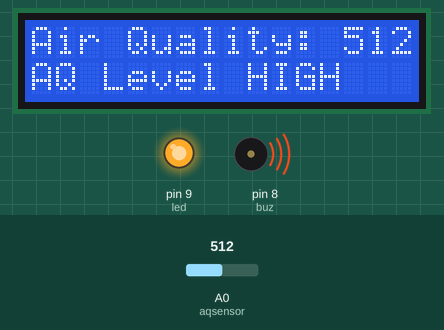
Simulated run of this sketch. Board: Arduino Uno, built with avr-gcc and run on an emulated ATmega328P. Shown: 16×2 character LCD, output pins drawn as LEDs (lit = HIGH), buzzer (waves = sounding). The test bench sets the inputs (shaded band); at power-on: A0 (aqsensor) = 512. What the sketch prints to the serial monitor is not drawn.

Above: at 2.2 s.
2.3 s: A0 (aqsensor) set to 264
At 3.9 s:
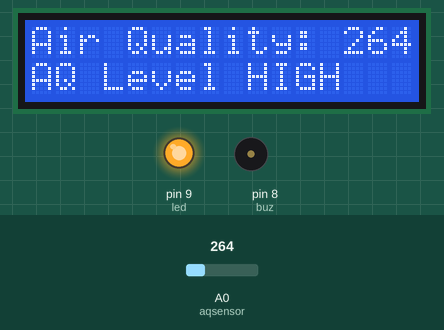
4.9 s: A0 (aqsensor) set to 238
At 6.1 s:
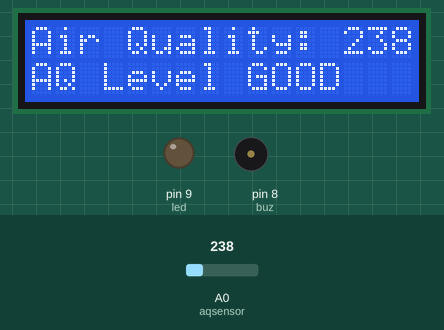
6.6 s: A0 (aqsensor) set to 260
At 7.9 s:
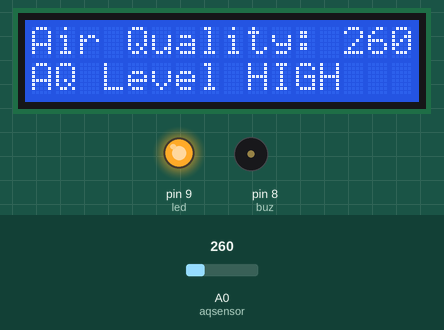
Timing chart, 0 to 14.9 s (numbered marks = the images above; inputs shaded):
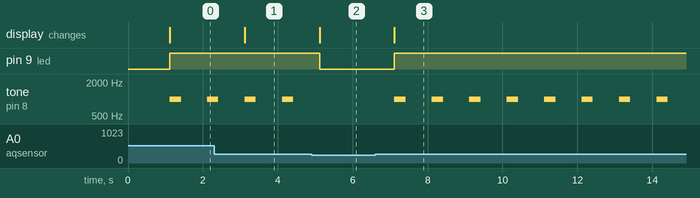

The sketch:

AQI.ino
```cpp
#include <Wire.h>
#include <LiquidCrystal_I2C.h>
LiquidCrystal_I2C lcd(0x27,16,2);

const int buz = 8;
const int led = 9;
const int aqsensor = A0;
int threshold = 250;
unsigned long last = 0;
unsigned long interval = 1000;

void setup() {
  pinMode(buz, OUTPUT);
  pinMode(led, OUTPUT);
  pinMode(aqsensor, INPUT);

  Serial.begin(9600);

  lcd.init();
  lcd.backlight();
  lcd.clear();
  lcd.setCursor(0,0);
  lcd.print("Air Quality Init");
  delay(1000);
  lcd.clear();

  Serial.println("BOOT");
}

void loop() {
  if (millis() - last >= interval) {
    last = millis();
    int ppm = analogRead(aqsensor);

    lcd.setCursor(0,0);
    lcd.print("Air Quality:");
    lcd.setCursor(13,0);
    lcd.print(ppm);

    if(ppm > threshold){
      lcd.setCursor(0,1);
      lcd.print("AQ Level HIGH ");
      tone(buz,1000,300);
      digitalWrite(led,HIGH);
      Serial.println("AQ Level HIGH");
    } else {
      lcd.setCursor(0,1);
      lcd.print("AQ Level GOOD ");
      noTone(buz);
      digitalWrite(led,LOW);
      Serial.println("AQ Level GOOD");
    }

    Serial.print("Air Quality: ");
    Serial.println(ppm);
  }
}
```

Measured:
- the behaviour switches between 251 and 250 on A0 (aqsensor) (found by bisection; images 1 and 2)
- after the input at 2.3 s, the display: changes after 0.82 s (image 1)
- after the input at 4.9 s, pin 9 (led): HIGH → LOW after 0.21 s; tone on pin 8 (buz): stops changing and stays silent; the display: changes after 0.22 s (image 2)
- after the input at 6.6 s, pin 9 (led): LOW → HIGH after 0.51 s; tone on pin 8 (buz): alternates 1000 Hz for 0.30 s and silent for 0.70 s, starting after 0.51 s; the display: changes after 0.52 s (image 3)
- by itself, tone on pin 8 (buz): alternates 1000 Hz for 0.30 s and silent for 0.70 s
